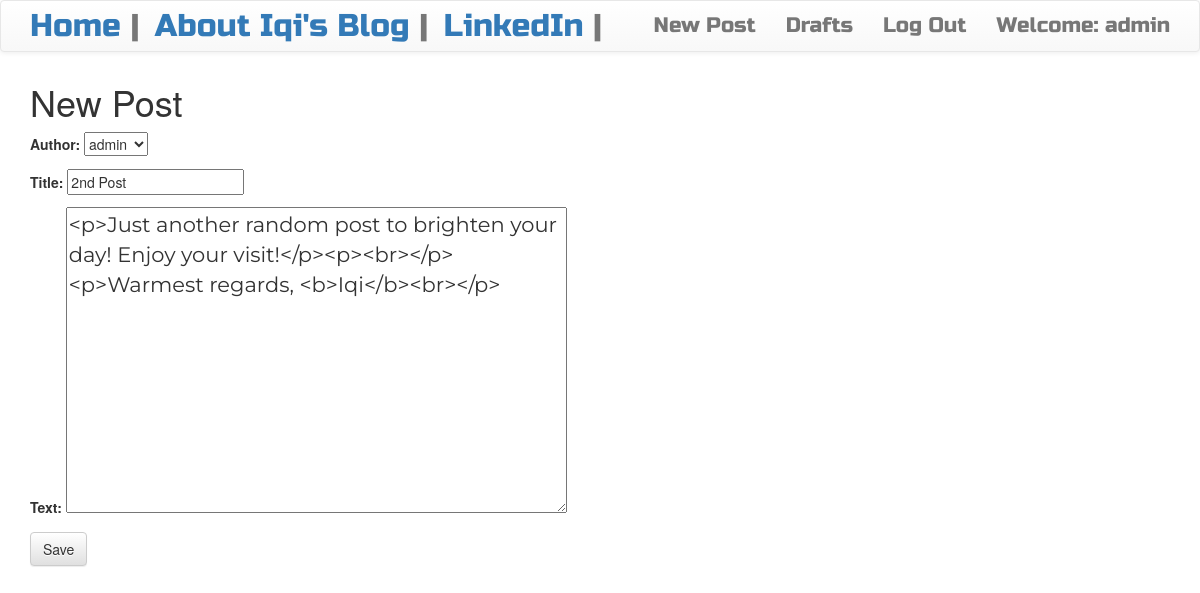
Screenshot of /post/9/edit/ (signed in) with the database file from the repository.
### blog/models.py (models this page shows, shortened)
class Post(models.Model):
    author = models.ForeignKey('auth.User', on_delete=models.CASCADE)
    title = models.CharField(max_length=200)
    text = models.TextField()
    created_date = models.DateTimeField(default=timezone.now())
    published_date = models.DateTimeField(blank=True, null=True)

### blog/views.py (the view)
# urls.py: url(r'^post/(?P<pk>\d+)/edit/$', views.PostUpdateView.as_view(), name='post_edit'),
class PostUpdateView(LoginRequiredMixin, UpdateView):
    login_url = '/login/'
    redirect_field_name = 'blog/post_detail.html'
    form_class = PostForm
    model = Post

### blog/forms.py
class PostForm(forms.ModelForm):
    class Meta():
        model = Post
        fields = ('author', 'title', 'text')
        widgets = {
            'title': forms.TextInput(attrs={'class':'textinputclass'}),
            'text': forms.Textarea(attrs={'class': 'editable medium-editor-textarea postcontent'})
        }

### blog/templates/blog/post_form.html (shortened to what this page needs)
{% extends 'blog/base.html' %}
{% block content %}
    <h1>New Post</h1>
    <form class='post-form' method="POST">
        {{form.as_p}}
        <button type="submit" class='save btn btn-default'>Save</button>
    </form>
{% endblock %}

### blog/templates/blog/base.html (shortened to what this page needs)
<!DOCTYPE html>
{% load static %}
<html lang="en">
<head>
    <link rel="stylesheet" href="https://maxcdn.bootstrapcdn.com/bootstrap/3.3.7/css/bootstrap.min.css"
>
    <link rel="stylesheet" href="https://maxcdn.bootstrapcdn.com/bootstrap/3.3.7/css/bootstrap-theme.min.css"
>
    <link rel="stylesheet" href="//cdn.jsdelivr.net/npm/medium-editor@latest/dist/css/medium-editor.min.css"
        type="text/css" media="screen" charset="utf-8">
    <link rel="stylesheet" href="{% static 'css/blog.css' %}">
</head>
<body class='loader'>
    <nav class="navbar navbar-default techfont custom-navbar">
        <div class="container">
            <ul class='nav navbar-nav'>
                <li><span class="navbar-brand bigbrand"><a href="{% url 'post_list' %}">Home</a> | </span></li>
                <li><span class="navbar-brand bigbrand"><a href="{% url 'about' %}">About Iqi's Blog</a> | </span></li>
                <li><span class="navbar-brand bigbrand"><a href="https://www.linkedin.com/in/rayhanshidqi">LinkedIn</a> | </span></li>
            </ul>
            <ul class='nav navbar-nav navbar-right'>
                {% if user.is_authenticated %}
                <li><a href="{% url 'post_new' %}">New Post</a></li>
                <li><a href="{% url 'post_draft_list' %}">Drafts</a></li>
                <li><a href="{% url 'logout' %}">Log Out</a></li>
                <li><a> Welcome: {{user.username}}</a></li>
                    {%else%}
                    <li><a class='nav navbar-nav navbar-right'  href="{%url 'login'%}"><span class="glyphicon glyphicon-user"></span></a></li>
                {% endif %}
            </ul>
        </div>
    </nav>
    <div class="content container">
        <div class="row">
            <div class="col-md-8">
                <div class="blog_posts">
                    {%block content%}
                    {%endblock%}
                </div>
            </div>
        </div>
    </div>
</body>
</html>

### blog/static/css/blog.css (style rules this page uses)
.techfont { font-family: 'Russo One', sans-serif; font-size: 1.5em; margin-bottom: 10px; }
.bigbrand { font-size: 1.5em; }
.postcontent { font-family: 'Montserrat'; font-size: 1.5em; }
.loader { filter:hue-rotate(0deg); color:linear-gradient(45deg,#0f8,#08f); animation:hue 10000ms infinite linear; }

### rows the page displays
Post: author "admin", title "2nd Post", text "<p>Just another random post to brighten your day! Enjoy your visit!</p><p><br></p><p>Warmest regards, <b>Iqi</b><br></p>"

### other values shown
{{ user.username }} "admin"
